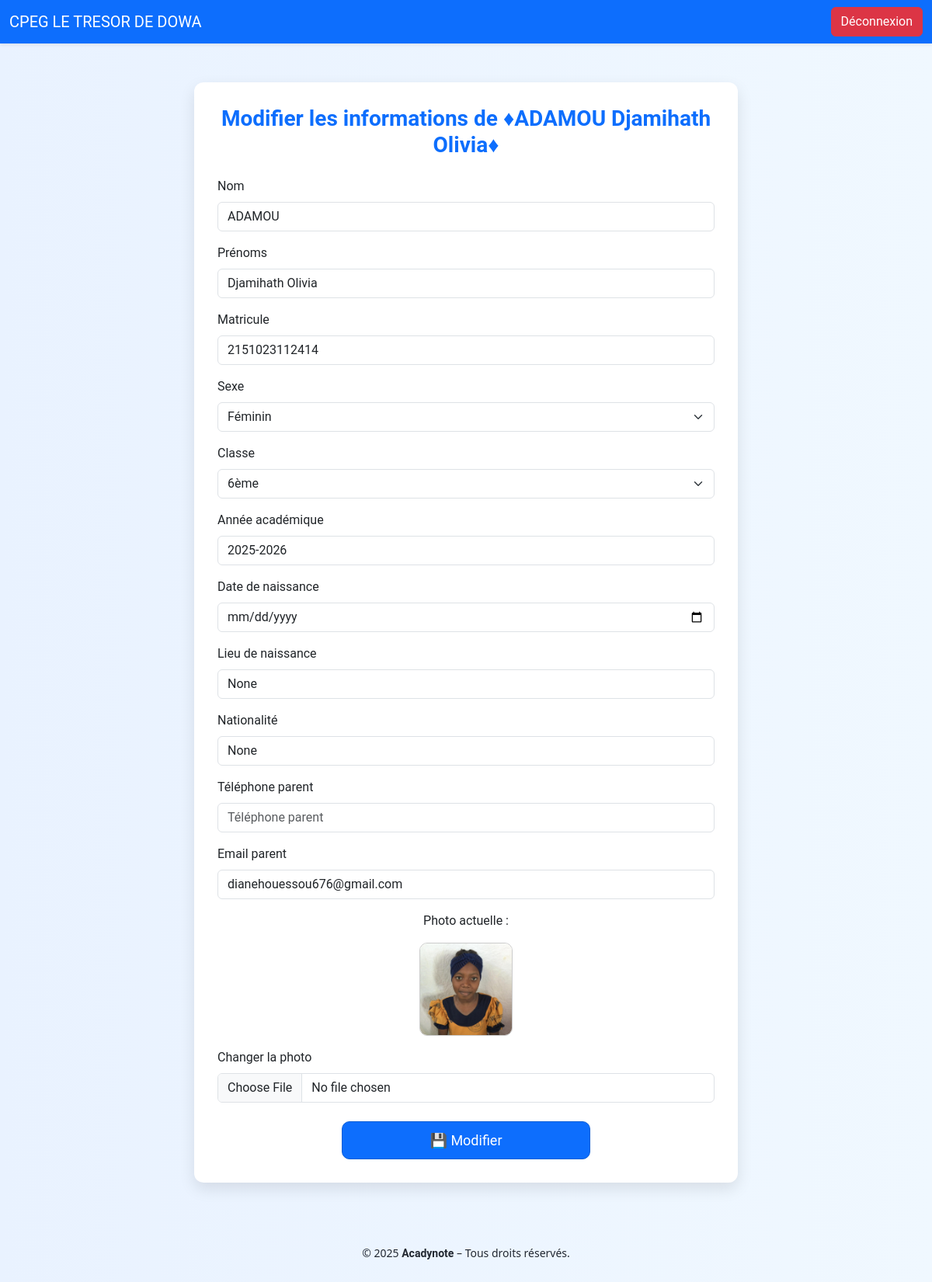
The page /modifier_eleve/6ème/2/2025-2026/ on the database its author committed.
### myapp/models.py (models this page shows, shortened)
class Login(models.Model):
    username = models.CharField(max_length=100)
    school_name = models.CharField(max_length=100)
    password = models.CharField(max_length=100)
    email= models.CharField(max_length=100)
    numero = models.CharField(max_length=100)
    name = models.CharField(max_length=100,null=True)
    profile_image = models.ImageField(upload_to="profile_images/", blank=True, null=True)
    coin_droit = models.ImageField(upload_to="cartes/recto/", blank=True, null=True)
    fond_verso = models.ImageField(upload_to="cartes/verso/", blank=True, null=True)

class Eleve(models.Model):
    nom = models.CharField(max_length=100)
    prenoms = models.CharField(max_length=100)
    classe = models.CharField(max_length=50)
    annee_academique = models.CharField(max_length=50)
    sexe = models.CharField(max_length=10, choices=[('M', 'Masculin'), ('F', 'Feminin')])  # Exemple
    date_enregistrement = models.DateTimeField(auto_now_add=True)
    matricule = models.CharField(max_length=50,null=True)
    telephone_parent = models.CharField(max_length=15, blank=True, null=True)  # exemple
    email_parent = models.CharField(max_length=15, blank=True, null=True)  # exemple
    date_naissance = models.DateField(blank=True, null=True)
    lieu_naissance = models.CharField(max_length=100, blank=True, null=True)
    nationalite = models.CharField(max_length=50, blank=True, null=True)
    profile_eleve = models.ImageField(upload_to="profile_images/", blank=True, null=True)

### myapp/views.py (the view, shortened to what this page needs)
# urls.py: path('modifier_eleve/<str:classe>/<int:eleve_id>/<str:annee>/', views.modifier_eleve, name='modifier_eleve'),
def modifier_eleve(request, classe, eleve_id, annee):
    eleve = get_object_or_404(Eleve, id=eleve_id, classe=classe)
    annee_academique = annee
    user = Login.objects.first()
    school_name = user.school_name if user else ""
    return render(request, "modifier_eleve.html", {
        "eleve": eleve,
        "classe": classe,
        "school_name": school_name,
        "annee_academique": annee_academique
    })

### myapp/templates/modifier_eleve.html (shortened to what this page needs)
<!DOCTYPE html>
<html lang="fr">
    {% load static %}
<head>
  <link href="{% static 'css/bootstrap.min.css' %}" rel="stylesheet" />
</head>
<body>
<nav class="navbar navbar-expand-lg navbar-dark bg-primary shadow-sm">
  <div class="container-fluid">
    {% if classe == "3ème" %}
      <a class="navbar-brand" href="{% url 'afficher_troisieme' annee=annee_academique %}">{{ school_name }}</a>
    {% elif classe == "4ème" %}
      <a class="navbar-brand" href="{% url 'afficher_quatrieme' annee=annee_academique %}">{{ school_name }}</a>
    {% elif classe == "5ème" %}
      <a class="navbar-brand" href="{% url 'afficher_cinquieme' annee=annee_academique %}">{{ school_name }}</a>
    {% elif classe == "6ème" %}
      <a class="navbar-brand" href="{% url 'afficher_sixieme' annee=annee_academique %}">{{ school_name }}</a>
    {% else %}
      <span class="navbar-brand text-warning">Classe non reconnue</span>
    {% endif %}
    <div class="collapse navbar-collapse" id="navbarNav">
      <ul class="navbar-nav ms-auto">
        <li class="nav-item">
          <a class="btn btn-danger" onclick="afficher()" href="{% url 'login' %}">Déconnexion</a>
        </li>
      </ul>
    </div>
  </div>
</nav>
<div class="form-container">
  <h5 class="text-center">Modifier les informations de ♦{{ eleve.nom }} {{ eleve.prenoms }}♦</h5>
  <form method="POST" enctype="multipart/form-data">
    <div class="mb-3">
      <label for="name" class="form-label">Nom</label>
      <input type="text" class="form-control" id="name" name="nom" value="{{ eleve.nom }}" required />
    </div>
    <div class="mb-3">
      <label for="surname" class="form-label">Prénoms</label>
      <input type="text" class="form-control" id="surname" name="prenoms" value="{{ eleve.prenoms }}" required />
    </div>
    <div class="mb-3">
      <label for="matricule" class="form-label">Matricule</label>
      <input type="text" class="form-control" id="matricule" name="matricule" value="{{ eleve.matricule }}" />
    </div>
    <div class="mb-3">
      <label for="gender" class="form-label">Sexe</label>
      <select class="form-select" id="gender" name="sexe">
        <option value="F" {% if eleve.sexe == 'F' %}selected{% endif %}>Féminin</option>
      </select>
    </div>
    <div class="mb-3">
      <label for="classe" class="form-label">Classe</label>
      <select class="form-select" id="classe" name="classe">
        <option value="6ème" {% if eleve.classe == '6ème' %}selected{% endif %}>6ème</option>
      </select>
    </div>
    <div class="mb-3">
      <label for="academicYear" class="form-label">Année académique</label>
      <input type="text" class="form-control" id="academicYear" name="annee_academique" value="{{ eleve.annee_academique }}" required />
    </div>
<div class="mb-3">
  <label for="date_naissance" class="form-label">Date de naissance</label>
  <input type="date" class="form-control" id="date_naissance" name="date_naissance"
         value="{{ eleve.date_naissance|date:'Y-m-d' }}">
</div>
<div class="mb-3">
  <label for="lieu_naissance" class="form-label">Lieu de naissance</label>
  <input type="text" class="form-control" id="lieu_naissance" name="lieu_naissance"
         value="{{ eleve.lieu_naissance }}" placeholder="Lieu de naissance">
</div>
<div class="mb-3">
  <label for="nationalite" class="form-label">Nationalité</label>
  <input type="text" class="form-control" id="nationalite" name="nationalite"
         value="{{ eleve.nationalite }}" placeholder="Ex: Béninoise">
</div>
    <div class="mb-3">
      <label for="telephone_parent" class="form-label">Téléphone parent</label>
      <input type="text" class="form-control" id="telephone_parent" name="telephone_parent" value="{{ eleve.telephone_parent }}" placeholder="Téléphone parent">
    </div>
    <div class="mb-3">
      <label for="email_parent" class="form-label">Email parent</label>
      <input type="email" class="form-control" id="email_parent" name="email_parent" value="{{ eleve.email_parent }}" placeholder="Email parent">
    </div>
    {% if eleve.profile_eleve %}
    <div class="mb-3 text-center">
      <p>Photo actuelle :</p>
      <img src="{{ eleve.profile_eleve.url }}" alt="Photo actuelle"
           style="width:120px; height:120px; object-fit:cover; border-radius:10px; border:1px solid #ccc;">
    </div>
    {% endif %}
    <div class="mb-4">
      <label for="profile_eleve" class="form-label">Changer la photo</label>
      <input type="file" class="form-control" id="profile_eleve" name="profile_eleve" accept="image/*" />
    </div>
    <div class="d-flex justify-content-center">
      <button type="submit" class="btn btn-primary w-50">💾 Modifier</button>
    </div>
  </form>
</div>
<footer>
  &copy; 2025 <strong>Acadynote</strong> – Tous droits réservés.
</footer>
</body>
</html>

### myapp/templates/modifier_eleve.html (style rules this page uses)
* { font-family: "Roboto", sans-serif; scroll-behavior: smooth; box-sizing: border-box; transition: all 0.3s ease; }
body { background: linear-gradient(to right, #e9f2ff, #f0f8ff); }
.form-container { background-color: #fff; padding: 30px; border-radius: 12px; box-shadow: 0 8px 20px rgba(0, 0, 0, 0.1); max-width: 700px; margin: 50px auto; }
h5 { color: #0d6efd; font-size: 28px; font-weight: bold; margin-bottom: 25px; }
.btn-primary { background-color: #0d6efd; border-color: #0b5ed7; font-size: 18px; padding: 10px 20px; border-radius: 10px; }
a { text-decoration: none; color: white; }
footer { text-align: center; padding: 30px 10px; font-size: 14px; color: #222831; font-family: 'Segoe UI', Verdana, sans-serif; }

### rows shown on the page
Login: school_name "CPEG LE TRESOR DE DOWA"
Eleve: nom "ADAMOU", prenoms "Djamihath Olivia", matricule "2151023112414", sexe "Féminin", classe "6ème", annee_academique "2025-2026", lieu_naissance "None", nationalite "None", email_parent "dianehouessou676@gmail.com", profile_eleve (picture)
